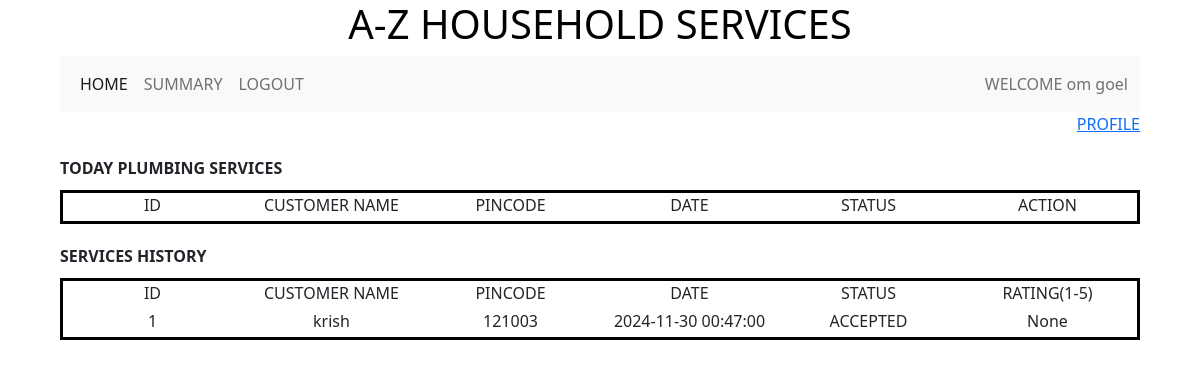
Before: /professional/2 with the older database file.
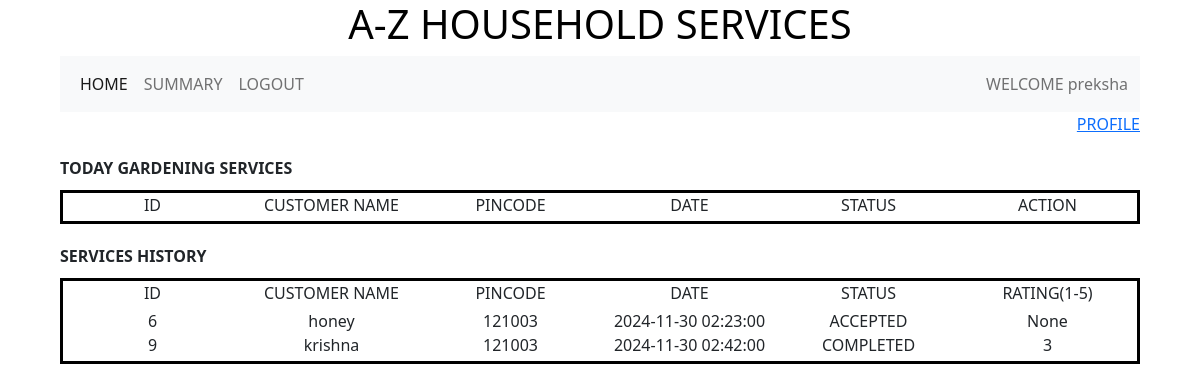
After: the same page with the newer database file.
### backend/models.py (models this page shows)
class Professional(db.Model):
    __tablename__ ="professional"
    id = db.Column(db.Integer,primary_key=True)
    full_name = db.Column(db.String)
    experience = db.Column(db.Integer)
    address = db.Column(db.String)
    pincode = db.Column(db.Integer)
    service_requests = db.relationship("Service_request",cascade="all,delete",backref="professional",lazy = True)
    service_id = db.Column(db.Integer, db.ForeignKey("service.id"),nullable = False)

class Service(db.Model):
    __tablename__ ="service"
    id = db.Column(db.Integer,primary_key=True)
    name = db.Column(db.String)
    description = db.Column(db.String)
    base_price = db.Column(db.Float)
    time_required = db.Column(db.Integer)
    service_requests = db.relationship("Service_request",cascade="all,delete",backref="service",lazy = True)
    professionals = db.relationship("Professional",cascade="all,delete",backref="service",lazy = True)

class Service_request(db.Model):
    __tablename__ ="service_request"
    id = db.Column(db.Integer,primary_key=True)
    status  = db.Column(db.String,default ="PENDING" )
    date = db.Column(db.DateTime)
    rating = db.Column(db.Integer)
    remark = db.Column(db.String)
    service_id = db.Column(db.Integer, db.ForeignKey("service.id"),nullable = False)
    customer_id = db.Column(db.Integer, db.ForeignKey("customer.id"),nullable = False)
    professtional_id = db.Column(db.Integer, db.ForeignKey("professional.id"))

class Customer(db.Model):
    __tablename__ ="customer"
    id = db.Column(db.Integer,primary_key=True)
    full_name = db.Column(db.String)
    address = db.Column(db.String)
    pincode = db.Column(db.Integer)
    service_requests = db.relationship("Service_request",cascade="all,delete",backref="customer",lazy = True)

### backend/controllers.py (the view)
@app.route("/professional/<id>")
def professional_dashboard(id):
    professional = Professional.query.filter_by(id=id).first()
    service_id = professional.service_id
    service = Service.query.filter_by(id=service_id).first()
    service_request = Service_request.query.filter_by(service_id=service_id).all()
    customers = Customer.query.all()
    return render_template("professional_dashboard.html",id=id,professional=professional,service =service,service_request=service_request,customers=customers)

### templates/professional_dashboard.html (shortened to what this page needs)
{%extends "professional_layout.html"%}
{%block content%}
<div class="mb-3">
  <div class ="right"><a href ='/professional_profile/{{id}}'>PROFILE</a></div>
</div>
                {%if service_request %}
                  <div class ="margin"><b>
                    TODAY {{service.name}} SERVICES
                  </b></div>
                  <div class ="dashboard">
                    <div class="container text-center">
                      <div class="row">
                        <div class="col">
                          ID
                        </div>
                        <div class="col">
                          CUSTOMER NAME
                        </div>
                        <div class="col">
                          PINCODE
                        </div>
                        <div class="col">
                          DATE
                        </div>
                        <div class="col">
                          STATUS
                        </div>
                        <div class="col">
                          ACTION
                        </div>
                      </div>
                    </div>
                  </div>
                  <div class = "margin"><b>
                    SERVICES HISTORY
                  </b></div>
                  <div class ="dashboard">
                    <div class="container text-center">
                      <div class="row">
                        <div class="col">
                         ID
                        </div>
                        <div class="col">
                          CUSTOMER NAME
                        </div>
                        <div class="col">
                          PINCODE
                        </div>
                        <div class="col">
                          DATE
                        </div>
                        <div class="col">
                          STATUS
                        </div>
                        <div class="col">
                          RATING(1-5)
                        </div>
                      </div>
                    </div>
                    <div class="container text-center">
                      <div class="margin1">
                        {%for sr in service_request %}
                          {%if sr.professtional_id == professional.id %}
                            {%for c in customers%}
                              {%if c.id == sr.customer_id and sr.status != "PENDING"%}
                                <div class="row">
                                  <div class="col">
                                    {{sr.id}}
                                  </div>
                                  <div class="col">
                                    {{c.full_name}}
                                  </div>
                                  <div class="col">
                                    {{c.pincode}}
                                  </div>
                                  <div class="col">
                                    {{sr.date}}
                                  </div>
                                  <div class="col">
                                    {{sr.status}}
                                  </div>
                                  <div class="col">
                                    {{sr.rating}}
                                  </div>
                                </div>
                              {%endif%}
                            {%endfor%}
                          {%endif%}
                        {%endfor%}
                      </div>
                    </div>
                  </div>
                {%endif%}
{%endblock%}

### templates/professional_layout.html (shortened to what this page needs)
<!DOCTYPE html>
<html>
    <head>
        <link rel ="stylesheet" href="/static/styles/main.css">
        <link href ="https://cdn.jsdelivr.net/npm/bootstrap@5.0.2/dist/css/bootstrap.min.css" rel="stylesheet">
    </head>
    <body>
        <div class = "my_container">
            <div class ="center"><h1>A-Z HOUSEHOLD SERVICES</h1></div>
            <div class ="my_panel">
                <nav class="navbar navbar-expand-lg navbar-light bg-light">
                    <div class="container-fluid">
                      <div class="collapse navbar-collapse" id="navbarText">
                        <ul class="navbar-nav me-auto mb-2 mb-lg-0">
                          <li class="nav-item">
                            <a class="nav-link active" aria-current="page" href="/professional/{{id}}">HOME</a>
                          </li>
                          <li class="nav-item">
                            <a class="nav-link" href="/professional_summary/{{id}}">SUMMARY</a>
                          </li>
                          <li class="nav-item">
                            <a class="nav-link" href="/login">LOGOUT</a>
                          </li>
                        </ul>
                        <span class="navbar-text">
                          WELCOME {{professional.full_name}}
                        </span>
                      </div>
                    </div>
                </nav>
                {%block content%}
                {%endblock%}
            </div>
        </div>
    </body>
</html>

### static/styles/main.css (style rules this page uses)
.my_panel { width: 90%; margin: auto; height: auto; }
.center { text-align: center; margin: auto; color:black }
.right { text-align: right; margin: auto; color:black }
.dashboard { border: solid black }
.margin { margin-top: 20px; margin-bottom: 10px; }
.margin1 { margin-top: 4px; margin-bottom: 4px; }

Changed rows visible on the page:
no longer on this page (row edited): Service: name "PLUMBING"
removed Service_request: id "1", date "2024-11-30 00:47:00", status "ACCEPTED", rating "None", Customer (full_name "krish", pincode "121003")
changed Professional: full_name "om goel" → "preksha"
added Service: name "GARDENING"
added Service_request: id "6", date "2024-11-30 02:23:00", status "ACCEPTED", rating "None"
now on this page (row edited): Customer: full_name "honey", pincode "121003"
added Service_request: id "9", date "2024-11-30 02:42:00", status "COMPLETED", rating "3", Customer (full_name "krishna", pincode "121003")
